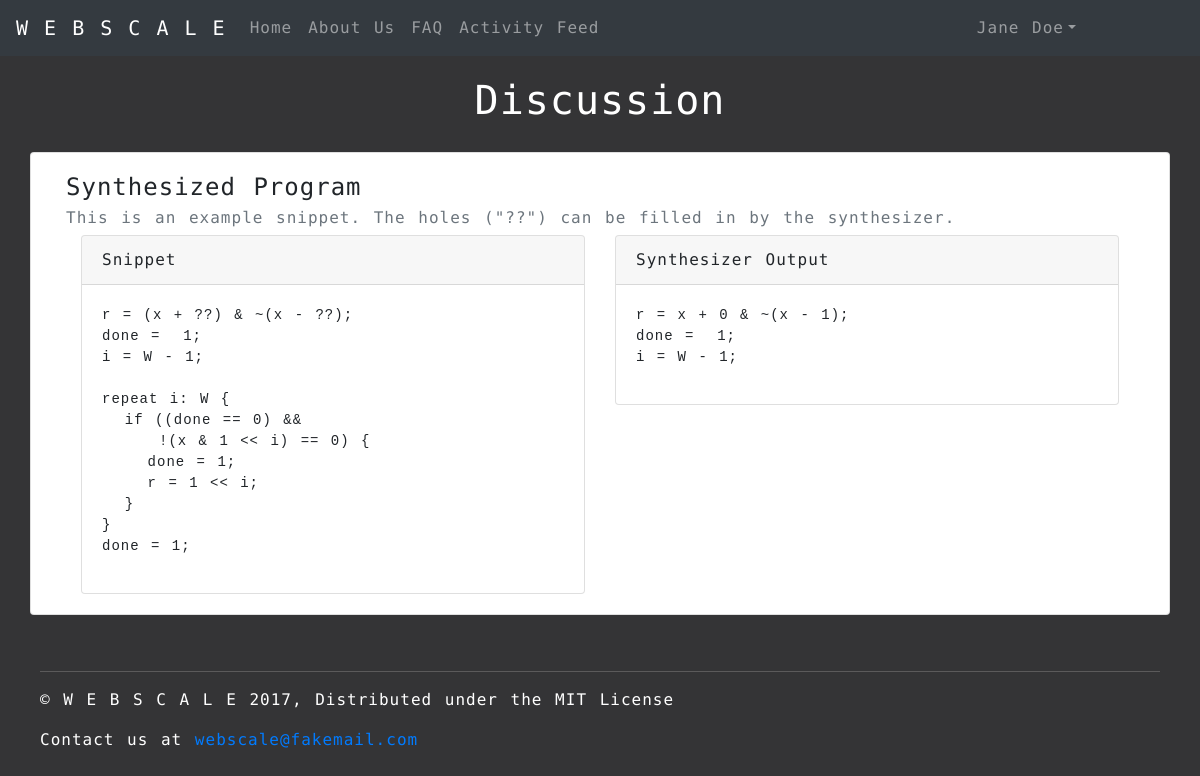
Page /discussion/ec59bdefc8ad49f5b782e158f72f78a3 on the earlier database version.
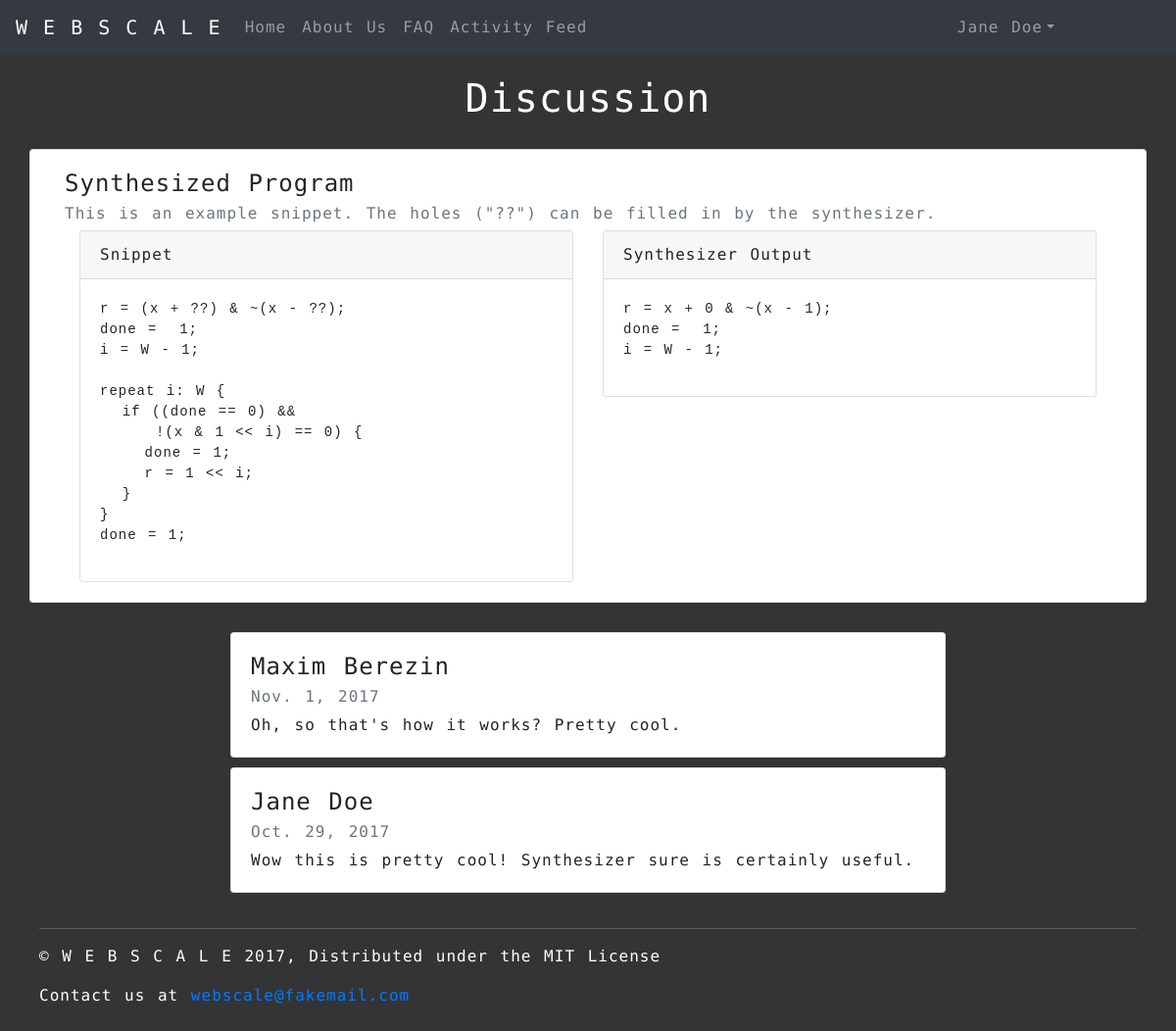
Same page on the later database version.
### synthesizer/models.py (models this page shows, shortened)
class User(models.Model):
    id = models.UUIDField(primary_key=True, default=uuid.uuid4, help_text="Unique ID for this particular user")
    name = models.CharField('Name', max_length=200, help_text="Enter your name")
    email = models.EmailField('email', max_length=200, help_text= "Enter you email")
    hashed_password = models.CharField(max_length=200)
    def get_name(self):
        return self.name

class Comment(models.Model):
    id = models.UUIDField(primary_key=True, default=uuid.uuid4, help_text="Unique ID for this comment")
    user_id = models.ForeignKey('User', on_delete=models.SET_NULL, null=True)
    snippit_id = models.ForeignKey('Snippit', on_delete=models.SET_NULL, null=True)
    text = models.TextField(max_length=99999, help_text="Enter the comment text")
    date_posted = models.DateField(null=True, blank=True)
    def get_user_id(self):
        return self.user_id
    def get_text(self):
        return self.text
    def get_date(self):
        return self.date_posted

### synthesizer/views.py (the view)
# urls.py: url(r'^discussion/(\w*)$', views.discussion, name='discussion'),
def discussion(request, snippetID):
    page_context = {'page_title': 'Discussion'}
    snippet = Snippit.objects.get(pk=snippetID)
    snippet_comments = list(
        map(lambda comment: (comment.get_user_id().get_name(),
                         comment.get_text(), comment.get_date()),
                            Comment.objects.filter(snippit_id=snippetID))
        )
    print(list(snippet_comments))
    page_context['snippet_id'] = snippet.get_id().hex
    page_context['snippet_name'] = snippet.get_name()
    page_context['snippet_user_id'] = snippet.get_user_id()
    page_context['snippet_description'] = snippet.get_description()
    page_context['snippet_text'] = snippet.get_program_text()
    page_context['snippet_result'] = snippet.get_synthesizer_result()
    page_context['snippet_comments'] = snippet_comments
    return render(
        request,
        'synthesizer/discussion.html',
        page_context,
    )

### synthesizer/models.py (called while the page is built)
    def get_id(self):
        return self.id

    def get_user_id(self):
        return self.user_id

    def get_name(self):
        return self.name

    def get_description(self):
        return self.description

    def get_program_text(self):
        return self.program_text

    def get_synthesizer_result(self):
        return self.synthesizer_result

### synthesizer/templates/synthesizer/discussion.html (shortened to what this page needs)
{% extends "base_page.html" %}
{% block css %}
{% load static %}
<link rel="stylesheet" type="text/css" href="{% static 'css/webscale-discussion.css' %}">
{% endblock %}
{% block content %}
<div>
    <h1 class="page-title">Discussion</h1>
    <div id="main" class="container">
        <div class="row">
            <div class="card col-12">
                <div class="card-body">
                    <h4 class="card-title">{{ snippet_name }}</h4>
                    <h6 class="card-subtitle mb-2 text-muted">{{ snippet_description }}</h6>
                    <div class="container-fluid">
                        <div class="row">
                            <div class="col-6">
                                <div class="card">
                                    <div class="card-header">Snippet</div>
                                    <div class="card-body">
                                        <pre>{{ snippet_text }}</pre>
                                    </div>
                                </div>
                            </div>
                            <div class="col-6">
                                <div class="card">
                                    <div class="card-header">Synthesizer Output</div>
                                    <div class="card-body">
                                        <pre>{{ snippet_result }}</pre>
                                    </div>
                                </div>
                            </div>
                        </div>
                    </div>
                </div>
            </div>
        </div>
        <div class="row comments">
            <div class="comments col-2">
            </div>
            <div class="comments col-8">
                {% for comment in snippet_comments %}
                <div class="card comment">
                    <div class="card-body">
                        <h4 class="card-title">{{ comment.0 }}</h4>
                        <h6 class="card-subtitle mb-2 text-muted">{{ comment.2 }}</h6>
                        <p class="card-text">{{ comment.1 }}</p>
                    </div>
                </div>
                {% endfor %}
            </div>
        </div>
    </div>
    <footer class="footer">
        <hr class="footer-hr">
        <p>&copy; W E B S C A L E 2017, Distributed under the MIT License</p>
        <p>Contact us at <a href="mailto:webscale@fakemail.com">webscale@fakemail.com</a></p>
    </footer>
</div>
{% endblock %}

Differences in the rows shown:
now on this page (row unchanged): User: name "Maxim Berezin"
added Comment: date_posted "Nov. 1, 2017", text "Oh, so that's how it works? Pretty cool."
added User: name "Jane Doe"
added Comment: date_posted "Oct. 29, 2017", text "Wow this is pretty cool! Synthesizer sure is certainly useful."
